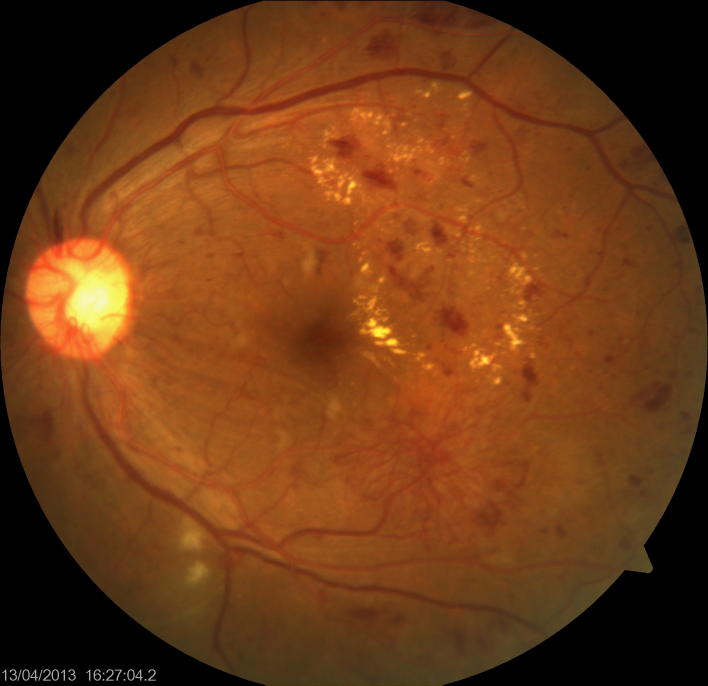
#> input picture NVD/testing/100.jpg, 2124 x 2056 px (shown at 1/3 size); its folder holds only this picture in this run
$ python lel.py
#> lines starting #> are read from the running program, lines starting #| are printed output that depends on the picture; after the words box and inside, x2 and y2 are one past the last pixel; in counts of white or black regions, pixels touching at a corner belong together; long printed decimals are rounded
#!/usr/bin/env python3
from os import listdir
from math import pi

import cv2
import scipy.ndimage as ndimage
import numpy as np

# multiply the disc area to cover area around the disc
RADIUS_MULTIPLIER = 1.2
MAX_DISC_RADIUS = 200

''' Simple error wrapped to for unification of error strings'''
def err(img, str):
    print(f'Image: {img} not suitable for automatic detection:{str}')


'''
    return the list of all light areas located in the image, of of them
    is the area of disc
'''
def get_contours(i):
#> called with i = '100.jpg'
    img = cv2.imread(i)
#> img is the input picture: shape (2056, 2124, 3); mean B, G, R 22.2, 58.9, 110.5
    # grayscale + blur
    gray = cv2.cvtColor(img, cv2.COLOR_BGR2GRAY)
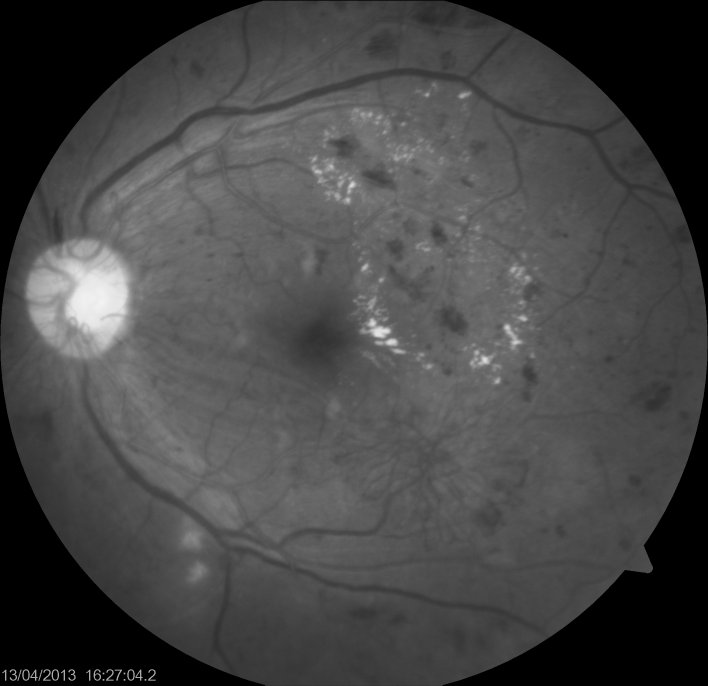
#> gray: shape (2056, 2124) (shown at 1/3 size); min 0, max 243, mean 70.2
    blured = cv2.GaussianBlur(gray, (7,7), cv2.BORDER_DEFAULT)
    # cv2.imwrite(f'results/{i}_bfr.jpg', blured)
    mean = int(np.mean(blured, axis=(0, 1)))
#> mean = 70
    print(f'mean {mean}')
#| mean 70
    if mean > 74:
        gray = cv2.addWeighted(gray, 1, blured, -0.3, 0, gray)
        offset = 70
    else:
        offset = 60
        gray = cv2.addWeighted(gray, 1.2, blured, -0.5, 0, gray)
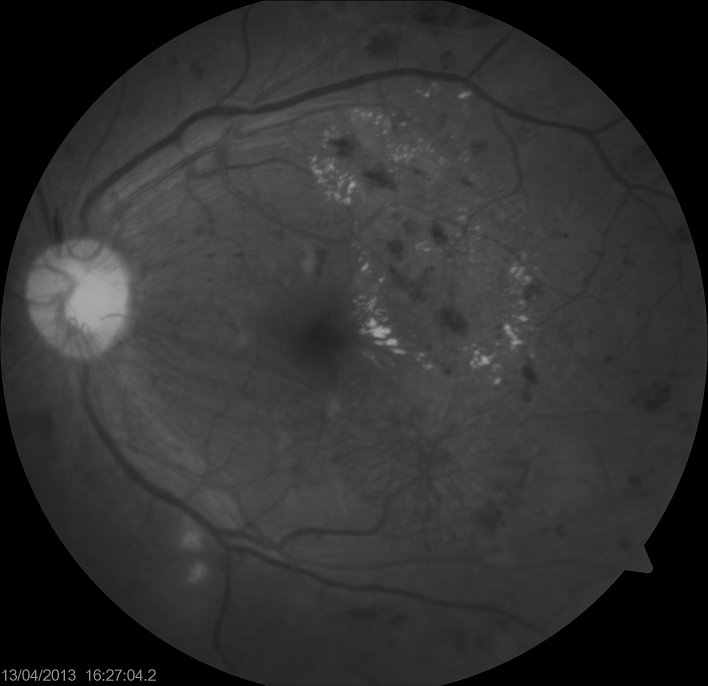
#> gray: shape (2056, 2124) (shown at 1/3 size); min 0, max 185, mean 49.2

    mean = int(np.mean(gray, axis=(0, 1)))
#> mean = 49
    blured = cv2.GaussianBlur(gray, (7,7), cv2.BORDER_DEFAULT)

    # calculate threshold (white on black)
    _, thresh = cv2.threshold(blured, mean+offset, 255, cv2.ADAPTIVE_THRESH_GAUSSIAN_C)
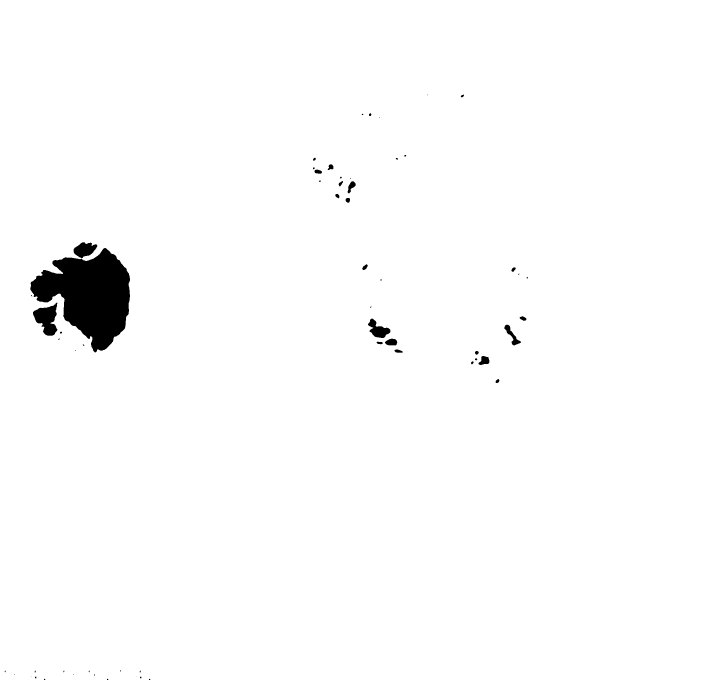
#> thresh: shape (2056, 2124) (shown at 1/3 size); 98.5% white; 60 black regions (30 under 20 px), largest, box (x1, y1, x2, y2) and area: (91, 744, 390, 1057) 53673, (99, 908, 172, 1007) 4303, (221, 727, 292, 775) 2166
    # inverting the image to get better contours (black on white)
    thresh = cv2.bitwise_not(thresh)
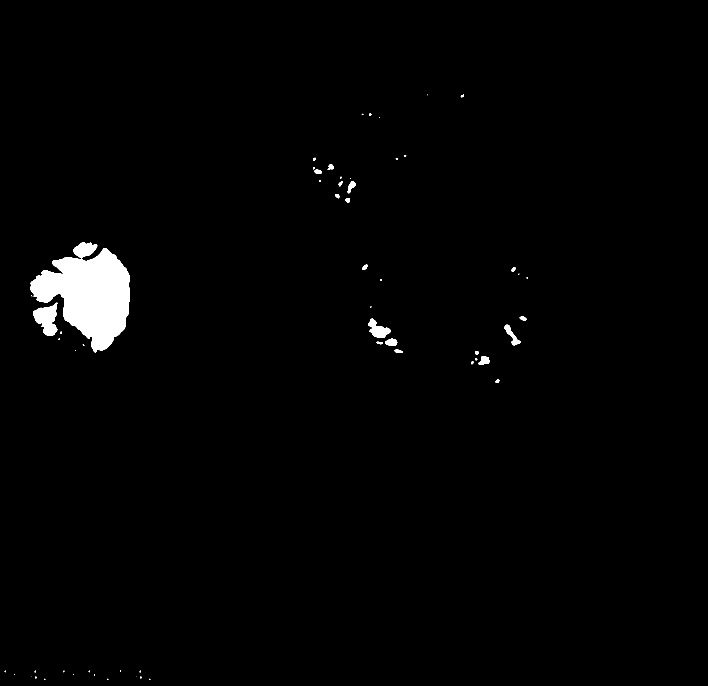
#> thresh: shape (2056, 2124) (shown at 1/3 size); 1.5% white; 60 white regions (30 under 20 px)
    # cv2.imwrite(f'results/{i}_thrsh.jpg', thresh)
    # calculating detected areas
    contours, _ = cv2.findContours(thresh,cv2.RETR_TREE,cv2.CHAIN_APPROX_SIMPLE)
#> contours = 60 contours, 35 with area under 20; largest, box (x1, y1, x2, y2) and area: (91, 744, 390, 1057) 53148, (99, 908, 172, 1007) 4154, (221, 727, 292, 775) 2080, (1104, 956, 1171, 1014) 1880, (1513, 974, 1563, 1036) 868
    return img, contours


'''calculate the area of all contours and return the biggest one (disc)'''
def get_biggest_contour_area(contours):
    area, contour = max(
        [(cv2.contourArea(x), x) for x in contours], key=lambda x: x[0])
    return contour


'''
    calculate the minimal circle around contour, in most of the cases
    we get a circle around the whole disc, returned radius is mupltiplied
    to make sure the surrounding area around disc is covered as well
'''
def get_min_circle(cnt):
    (x,y), radius = cv2.minEnclosingCircle(cnt)
    # fix darker images, where radius is too small
    print(f'radius:{radius}')
    if radius > MAX_DISC_RADIUS:
        return (None, radius)
    elif radius < 30:
        return (int(x),int(y)), int(radius * 10)
    elif radius < 99:
        # area too small, let's cover more
        return (int(x),int(y)), int(radius * 3)
    elif radius < 140:
        # smaller area, different multiplier
        return (int(x),int(y)), int(radius * 2)
    else:
        return (int(x),int(y)), int(radius * RADIUS_MULTIPLIER)


''' kernel wrapper '''
def get_kernel(params):
    return cv2.getStructuringElement(cv2.MORPH_ELLIPSE, params)

''' applying filter to idetify so only vessels should be left '''
def filter_step(img, kernel_param):
    open = cv2.morphologyEx(
        img, cv2.MORPH_OPEN, get_kernel(kernel_param), iterations=1)
    return cv2.morphologyEx(
        open, cv2.MORPH_CLOSE, get_kernel(kernel_param), iterations=1)


'''
    blood vessels segmentation algorithm, forked from
    https://github.com/getsanjeev/retina-features
'''
def get_vessels(image):
    _, green, _ = cv2.split(image)
    # histogram equalisation
    clahe = cv2.createCLAHE(clipLimit=2.0, tileGridSize=(8,8))
    enhanced = contrast_enhanced_green = clahe.apply(green)
    # applying alternate sequential filtering (3 times closing opening)
    for kernel in [(5,5), (11, 11),(23, 23)]:
        enhanced = filter_step(enhanced, kernel)

    final = clahe.apply(cv2.subtract(enhanced, contrast_enhanced_green))

    # removing very small contours through area parameter noise removal
    ret, f6 = cv2.threshold(final,15,255,cv2.THRESH_BINARY)
    mask = np.ones(final.shape[:2], dtype="uint8") * 255
    contours, hierarchy = cv2.findContours(f6.copy(),cv2.RETR_LIST,cv2.CHAIN_APPROX_SIMPLE)
    for cnt in contours:
    	if cv2.contourArea(cnt) <= 200:
    		cv2.drawContours(mask, [cnt], -1, 0, -1)
    im = cv2.bitwise_and(final, final, mask=mask)
    ret,fin = cv2.threshold(im,15,255,cv2.THRESH_BINARY_INV)
    newfin = cv2.erode(fin, cv2.getStructuringElement(cv2.MORPH_ELLIPSE,(3,3)), iterations=1)
    # removing blobs of unwanted bigger chunks taking in consideration they are not straight lines like blood
    #vessels and also in an interval of area
    fundus_eroded = cv2.bitwise_not(newfin)
    # cv2.imwrite(destinationFolder+file_name_no_extension+"_newfin.png", f5)
    xmask = np.ones(image.shape[:2], dtype="uint8") * 255
    xcontours, xhierarchy = cv2.findContours(fundus_eroded.copy(),cv2.RETR_LIST,cv2.CHAIN_APPROX_SIMPLE)
    for cnt in xcontours:
    	shape = "unidentified"
    	peri = cv2.arcLength(cnt, True)
    	approx = cv2.approxPolyDP(cnt, 0.04 * peri, False)
    	if cv2.contourArea(cnt) <= 1500:
    		 cv2.drawContours(xmask, [cnt], -1, 0, -1)

    return cv2.bitwise_and(fundus_eroded,fundus_eroded,mask=xmask)


if __name__ == "__main__":
    for i in [x for x in listdir('.') if ('jpg' in x or 'png' in x)]:
        img, contours = get_contours(i)
        if len(contours) == 0:
            err(i, 'cannot detect disc for img')
            continue

        cnt = get_biggest_contour_area(contours)
#> in get_biggest_contour_area, `area, contour = max( [(cv2.contourArea(x), x) for x in contours], key=..`: area = 53148.5; contour = contour of 493 points, box (x1, y1, x2, y2) (91, 744, 390, 1057), area 53148
#> cnt has the same summary as contour in get_biggest_contour_area

        center, radius = get_min_circle(cnt)
#> in get_min_circle, `(x,y), radius = cv2.minEnclosingCircle(cnt)`: x = 250.3; y = 895.7; radius = 165.3
#| radius:165.294
#> center = (250, 895); radius = 198
        if not center:
            err(i, f' radius {radius} too large')
            continue

        vessels = get_vessels(img)
#> in get_vessels, `ret, f6 = cv2.threshold(final,15,255,cv2.THRESH_BINARY)`:
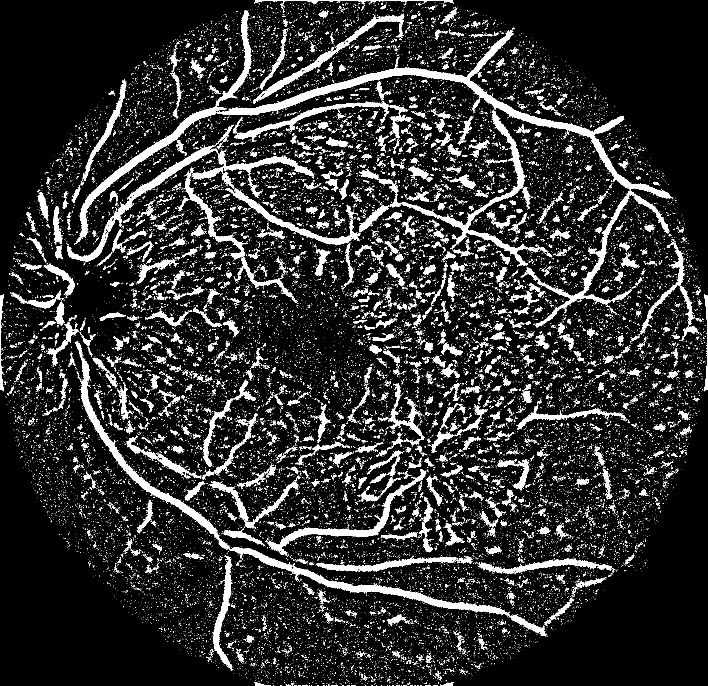
#> f6: shape (2056, 2124) (shown at 1/3 size); 11.9% white; 35004 white regions (33268 under 20 px)
#> in get_vessels, `contours, hierarchy = cv2.findContours(f6.copy(),cv2.RETR_LIST,cv2.CHA..`: contours = 38648 contours, 37432 with area under 20; largest, box (x1, y1, x2, y2) and area: (667, 91, 2017, 982) 40687, (689, 1641, 1530, 1850) 14090, (238, 1075, 690, 1649) 12646, (1170, 331, 1636, 800) 12164, (223, 309, 680, 735) 11540
#> the loop in get_vessels, `for cnt in contours:` made 38648 passes
#> cnt on passes 1 to 3: [[1321, 2055], [1324, 2055]], [[1310, 2055], [1311, 2055]], [[1305, 2055]]
#> in get_vessels, `fundus_eroded = cv2.bitwise_not(newfin)`:
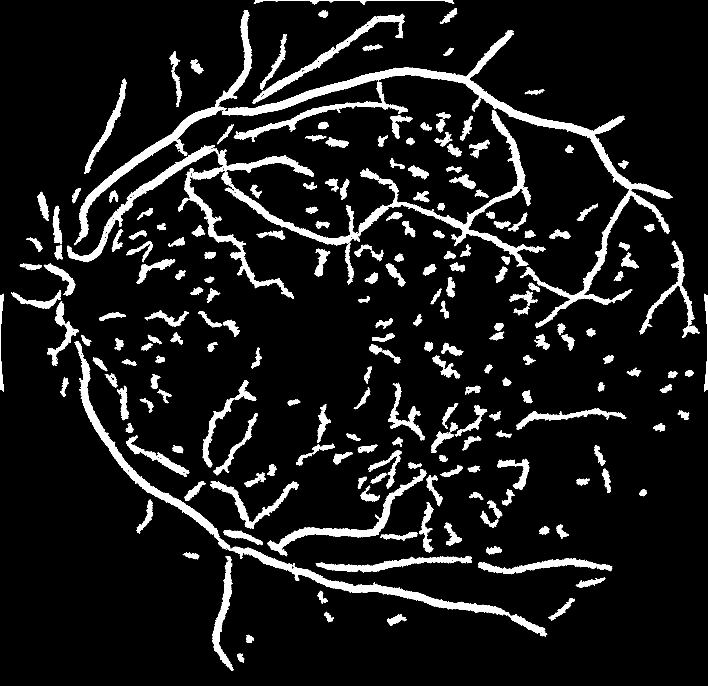
#> fundus_eroded: shape (2056, 2124) (shown at 1/3 size); 9.3% white; 239 white regions (11 under 20 px)
#> in get_vessels, `xcontours, xhierarchy = cv2.findContours(fundus_eroded.copy(),cv2.RETR..`: xcontours = 3037 contours, 2761 with area under 20; largest, box (x1, y1, x2, y2) and area: (666, 90, 2018, 983) 47890, (223, 1023, 1642, 1910) 33433, (1076, 330, 1637, 801) 19500, (222, 31, 757, 736) 18353, (201, 436, 942, 787) 18324
#> the loop in get_vessels, `for cnt in xcontours:` made 3037 passes
#> peri on passes 5, 14, 15: 7.66, 12.49, 7.66
        mask = np.zeros(vessels.shape, np.uint8)
        cv2.circle(mask,center,radius,(255,255,255),-1)
#> mask: shape (2056, 2124); 2.8% white; 1 white region, box (x1, y1, x2, y2) and area: (52, 697, 449, 1094) 123121
        vessels = cv2.bitwise_and(vessels, vessels, mask=mask)
#> vessels: shape (2056, 2124); 0.26% white; 13 white regions (4 under 20 px), largest, box (x1, y1, x2, y2) and area: (201, 706, 320, 787) 2599, (131, 790, 226, 887) 2420, (52, 870, 184, 927) 2064

        rectX = center[0] - radius
#> rectX = 52
        rectY = center[1] - radius
#> rectY = 697
        vessels = vessels[rectY:(rectY+2*radius), rectX:(rectX+2*radius)]
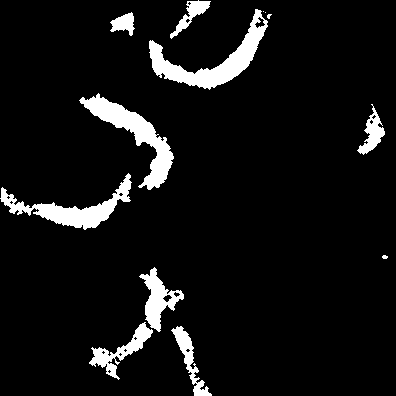
#> vessels: shape (396, 396); 7.2% white; 13 white regions (4 under 20 px), largest, box (x1, y1, x2, y2) and area: (149, 9, 268, 90) 2599, (79, 93, 174, 190) 2420, (0, 173, 132, 230) 2064
        cv2.imwrite(f'results/{i}_radius.jpg', vessels)

        nonzero = cv2.countNonZero(vessels)
#> nonzero = 11331
        total = pi*(radius**2)
#> total = 123163
        zero = total - nonzero
#> zero = 111832
        ratio = zero * 100 / total
#> ratio = 90.8

        if ratio == 100:
            print('No veins on disc detected')
            continue

        if ratio < 80:
            print('Chance of NVD')

        print(f'img {i} done, ratio {ratio}')
#| img 100.jpg done, ratio 90.800

$ run again, on NVD/testing/185.jpg
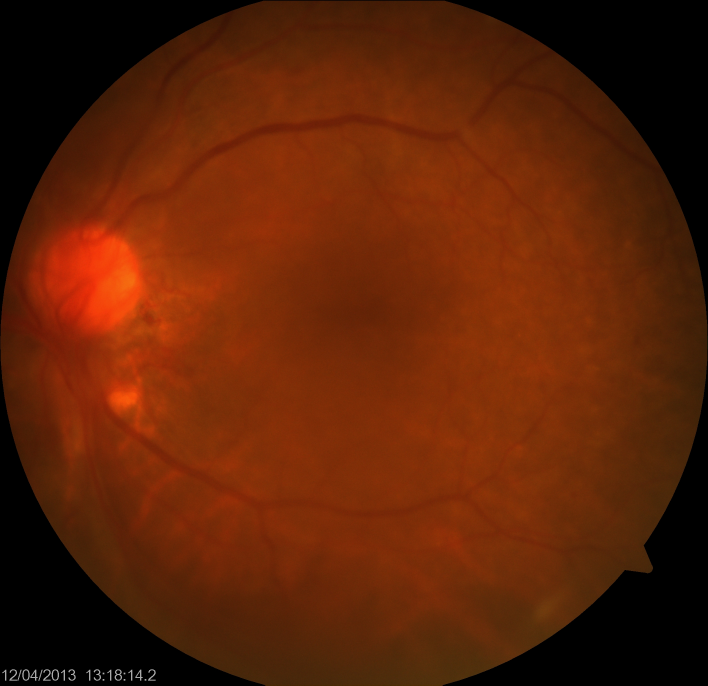
#> input picture NVD/testing/185.jpg, 2124 x 2056 px (shown at 1/3 size)
#> in get_contours, img is the input picture: shape (2056, 2124, 3); mean B, G, R 6.4, 34.2, 92.7
#> in get_contours, `mean = int(np.mean(blured, axis=(0, 1)))`: mean = 48
#| mean 48
#> in get_contours, `mean = int(np.mean(gray, axis=(0, 1)))`: mean = 34
#> in get_contours, `_, thresh = cv2.threshold(blured, mean+offset, 255, cv2.ADAPTIVE_THRES..`:
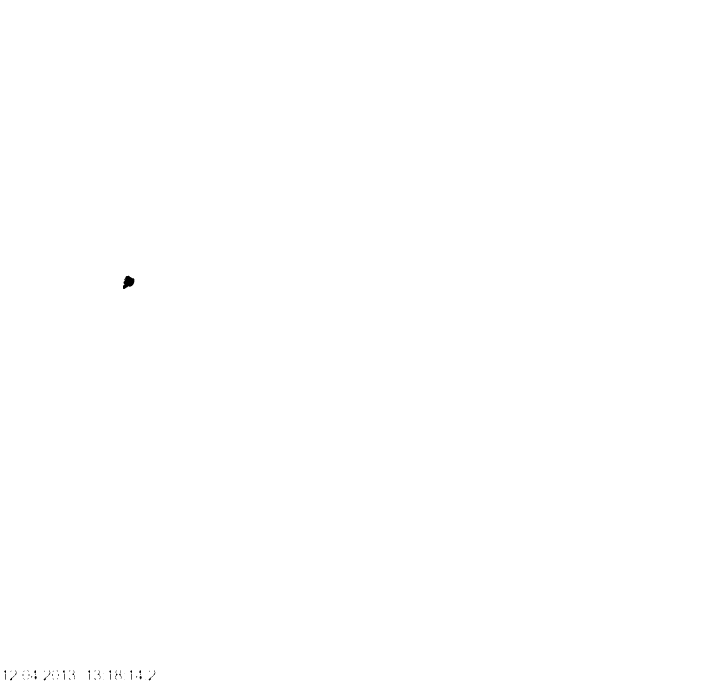
#> thresh: shape (2056, 2124) (shown at 1/3 size); 100% white; 59 black regions (37 under 20 px), largest, box (x1, y1, x2, y2) and area: (369, 827, 403, 867) 888, (30, 2017, 50, 2041) 66, (131, 2017, 151, 2041) 66
#> in get_contours, `contours, _ = cv2.findContours(thresh,cv2.RETR_TREE,cv2.CHAIN_APPROX_S..`: contours = 60 contours, 47 with area under 20; largest, box (x1, y1, x2, y2) and area: (369, 827, 403, 867) 832, (446, 2017, 466, 2041) 38, (131, 2017, 151, 2041) 38, (30, 2017, 50, 2041) 38, (419, 2028, 425, 2037) 32
#> area = 832.5; contour = contour of 64 points, box (x1, y1, x2, y2) (369, 827, 403, 867), area 832
#> `cnt = get_biggest_contour_area(contours)`: cnt has the same summary as contour in get_biggest_contour_area
#> in get_min_circle, `(x,y), radius = cv2.minEnclosingCircle(cnt)`: x = 383.5; y = 848.8; radius = 21.91
#| radius:21.906
#> `center, radius = get_min_circle(cnt)`: center = (383, 848); radius = 219
#> f6: shape (2056, 2124); 3.5% white; 38751 white regions (38308 under 20 px)
#> in get_vessels, `contours, hierarchy = cv2.findContours(f6.copy(),cv2.RETR_LIST,cv2.CHA..`: contours = 40628 contours, 40360 with area under 20; largest, box (x1, y1, x2, y2) and area: (556, 343, 1114, 532) 8382, (1633, 260, 1941, 495) 4143, (469, 66, 680, 296) 3992, (1377, 414, 1620, 662) 3315, (1107, 354, 1323, 421) 2979
#> the loop in get_vessels, `for cnt in contours:` made 40628 passes
#> cnt on passes 1 to 3: [[1317, 2055]], [[1302, 2055]], [[1293, 2055]]
#> fin: shape (2056, 2124); 98.9% white; 317 black regions (202 under 20 px), largest, box (x1, y1, x2, y2) and area: (612, 355, 1012, 481) 5598, (1633, 260, 1922, 482) 3683, (1378, 414, 1620, 662) 3457
#> newfin: shape (2056, 2124); 98.3% white; 47 black regions (2 under 20 px), largest, box (x1, y1, x2, y2) and area: (555, 342, 1324, 533) 14266, (1552, 244, 1942, 496) 6845, (468, 65, 681, 297) 5232
#> fundus_eroded: shape (2056, 2124); 1.7% white; 47 white regions (2 under 20 px)
#> xcontours = 1644 contours, 1559 with area under 20; largest, box (x1, y1, x2, y2) and area: (555, 342, 1324, 533) 14330, (1552, 244, 1942, 496) 6670, (468, 65, 681, 297) 5012, (1376, 413, 1621, 663) 4292, (317, 1231, 493, 1370) 3693; xhierarchy = 1644 rows, first 6: [1, -1, -1, -1], [2, 0, -1, -1], [3, 1, -1, -1], [4, 2, -1, -1], [5, 3, -1, -1], [6, 4, -1, -1]
#> the loop in get_vessels, `for cnt in xcontours:` made 1644 passes
#> peri on passes 1, 4, 5: 9.07, 36.28, 7.66
#> `cv2.circle(mask,center,radius,(255,255,255),-1)`:
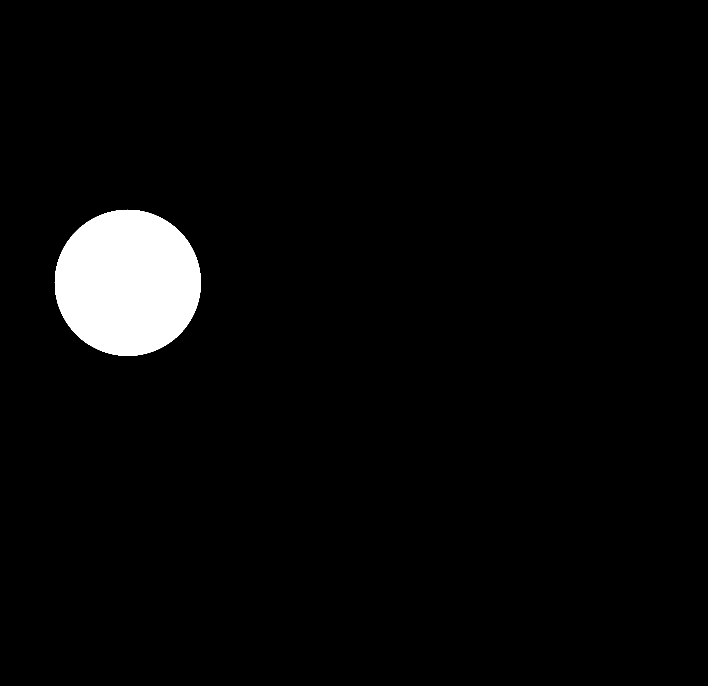
#> mask: shape (2056, 2124) (shown at 1/3 size); 3.4% white; 1 white region, box (x1, y1, x2, y2) and area: (164, 629, 603, 1068) 150629
#> rectX = 164
#> rectY = 629
#> nonzero = 0
#> total = 150673.9
#> ratio = 100
